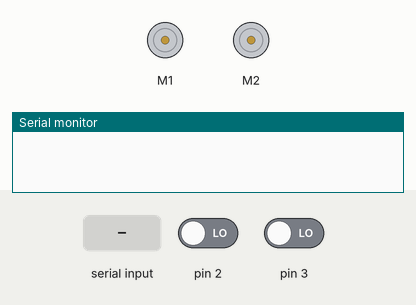
This sketch was run on a simulated Arduino Mega 2560, built with avr-gcc and run on an emulated ATmega2560. On the bench: 2 × DC motor (green arrow = forward, orange = backward, longer = faster), the last lines printed to the serial monitor. Inputs (shaded band) come from the test bench; at power-on: pin 2 LOW, pin 3 LOW.

Above: at 1.2 s.
1.3 s: "90,45\n" received over Serial
At 2.5 s:
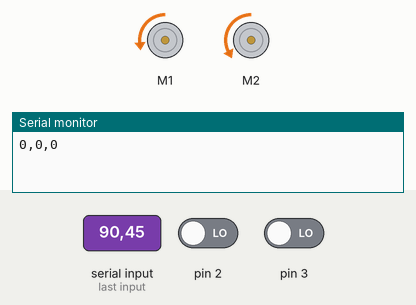
2.8 s: "30,150\n" received over Serial
At 3.8 s:
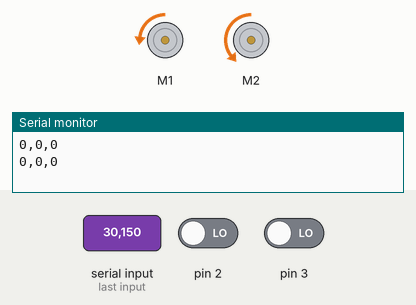
Timing chart, 0 to 5.8 s (numbered marks = the images above; inputs shaded):
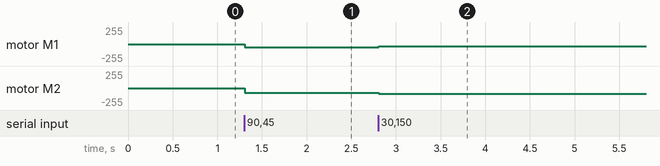

The sketch:

CommunicationUSB.ino
```cpp
#include <math.h>
#include <AFMotor.h>

//---------------------------------Definicao de variáveis globais-------------------------------------
/* Velocidade Angular e linear */
float we = 0.0;
float wd = 0.0;
float we_ref = 0.0;
float wd_ref = 0.0;
int pulsos_E = 0;
int pulsos_D = 0;
float V;
float W;

/* Constantes e definicoes do robo */
float Pi = 3.1415926535;
float X = 0, Y = 0, teta = 0;
int CE = 700;  //Resolucao do encoder
int RD = 3.56;  //right wheel
int RE = 3.56;  //Left wheel
int B = 18.2;  //Distancia entre rodas
/*  Variáveis detempo  */
unsigned long currentTime;
unsigned long lastTime = 0;
const unsigned long periodTime = 50;

/*Variaveis de controle PID roda esquerda */
float cntrlP_esq = 0;
float cntrlI_esq = 0;
float cntrlD_esq = 0;
float cntrlSignal_esq = 0;
float error_esq, lastError_esq = 0;
/*Variaveis de controle PID roda direita */
float cntrlP_dir = 0;
float cntrlI_dir = 0;
float cntrlD_dir = 0;
float cntrlSignal_dir = 0;
float error_dir, lastError_dir = 0;


float kp = 0.002;
float ki = 2.5;
float kd = 0.01;

/* Variaveis aux*/
float delta_x;
float delta_y;
float Theta_ref;
float Theta_Robo;
float delta_theta;
float delta_theta2;
float delta_l_ref;
float delta_l;
int cont = 0;
int comando;
int entrada = 0;
int EnvioX;
int EnvioY;
int EnvioTETA;

/*Motor 2 - Esquerdo */
const byte Encoder_C1_2 = 19;
const byte Encoder_C2_2 = 33;
byte Encoder_C1_1Last_DIR;
long int duracao_DIR;
boolean Direcao_DIR;

/*Motor 1 - Esquerdo */
const byte Encoder_C1_1 = 18;
const byte Encoder_C2_1 = 31;
byte Encoder_C1_1Last_ESQ;
long int duracao_ESQ;
boolean Direcao_ESQ;

/*  PONTOS FINAIS  */
int xf = 0;
int yf = 90;

/*  Ganhos do controlador */
float k_theta = 0.02;
float k_l = 0.015;

AF_DCMotor motor1(1);  //Motor Esquerdo
AF_DCMotor motor2(2);  //Motor Direito

void setup() {
  Serial.begin(9600);
  motor1.setSpeed(0); //Vel.  Inicial como 0
  motor2.setSpeed(0);
  EncoderInit();
}

void loop() {
  if (Serial.available() > 0) {
    entrada = Serial.read() - '0';
  }
  if (entrada == 5) {
    if (millis() > lastTime + periodTime) { //Periodo amostral
      lastTime = millis(); // Reset Timer
      /* Leitura dos encoders*/
      noInterrupts();
      pulsos_E = duracao_ESQ;
      duracao_ESQ = 0;
      pulsos_D = duracao_DIR;
      duracao_DIR = 0;
      interrupts();

      /* Envio dos dados para o RASP */
      EnvioX = X * 100;
      EnvioY = Y * 100;
      EnvioTETA = teta * 100;
      Serial.print(EnvioX); Serial.print(",");
      Serial.print(EnvioY); Serial.print(",");
      Serial.println(EnvioTETA);

      /* Realizar a odometria */
      odometria(pulsos_D, pulsos_E);
      /* Correcao no teta robo */
      Theta_Robo = teta;
      if (Theta_Robo > Pi) {
        Theta_Robo = Theta_Robo - 2 * Pi;
      }
      else if (Theta_Robo < -Pi) {
        Theta_Robo = Theta_Robo + 2 * Pi;
      }

      /* Calculo dos Delta x e y */
      delta_x = xf - X;
      delta_y = yf - Y;

      /* Calculo do Theta estrela/Referencial */
      Theta_ref = atan2(delta_y, delta_x);

      /* Calculo do delta l do referencial e delta Theta*/
      delta_l_ref = sqrt(pow(delta_x, 2) + pow(delta_y, 2));
      delta_theta = Theta_ref - Theta_Robo;

      /*Adequação do angulo para ficar contido de -Pi a Pi*/
      if (delta_theta > Pi) {
        delta_theta = delta_theta - 2 * Pi;
      }
      else if (delta_theta < -Pi) {
        delta_theta = delta_theta + 2 * Pi;
      }

      /* Caluclo do delta L */
      delta_l = delta_l_ref * cos(delta_theta);

      /* Calculo da velocidade linear e angular */
      V = k_l * delta_l;
      if (V > 0.4) V = 0.4;  /* Limitador da velocidade máxima */

      W = k_theta * delta_theta;

      /* velocidades das juntas */
      wd_ref = (V / RD) + (B / (2 * RD)) * W;
      we_ref = (V / RE) - (B / (2 * RE)) * W;

      /* Acionamento dos motores */
      ControleDeVelocidadeEsq(pulsos_E, we_ref);
      ControleDeVelocidadeDir(pulsos_D, wd_ref);

      /* Condicao de parada do robo */
      /*if (delta_l_ref <= 3) {
        while (1) {
          motor1.setSpeed(0);
          motor2.setSpeed(0);
          motor1.run(RELEASE);
          motor2.run(RELEASE);
        }
        }*/

      /*if (delta_l_ref <= 10) {
        cont = cont + 1;
        if (cont == 1) {
          xf = 100;
          yf = 0;
        }
         if (cont == 2) {
          xf = 150;
          yf = 0;
        }

        if (cont == 3) {
          xf = 200;
          yf = 0;
        }
        if (cont == 4) {
          xf = 250;
          yf = 0;
        }
        if (cont == 5) {
          xf = 300;
          yf = 0;
        }
        if (cont == 6) {
          xf = 300;
          yf = 50;
        }
        if (cont == 7) {
          xf = 300;
          yf = 100;
        }
        if (cont == 8) {
          xf = 300;
          yf = 150;
        }
        if (cont == 9) {
          xf = 300;
          yf = 200;
        }
        if (cont == 10) {
          xf = 300;
          yf = 250;
        }
        if (cont == 11) {
          xf = 300;
          yf = 300;
        }

        if (cont == 12) {
          xf = 250;
          yf = 300;
        }
        if (cont == 13) {
          xf = 200;
          yf = 300;
        }
        if (cont == 14) {
          xf = 150;
          yf = 300;
        }
        if (cont == 15) {
          xf = 100;
          yf = 300;
        }
        if (cont == 16) {
          xf = 50;
          yf = 300;
        }
        if (cont == 17) {
          xf = 0;
          yf = 300;
        }

        if (cont == 18) {
          xf = 0;
          yf = 250;
        }
        if (cont == 19) {
          xf = 0;
          yf = 200;
        }
        if (cont == 20) {
          xf = 0;
          yf = 150;
        }
        if (cont == 21) {
          xf = 0;
          yf = 100;
        }
        if (cont == 22) {
          xf = 0;
          yf = 50;
        }
        if (cont == 23) {
          xf = 0;
          yf = 00;
        }*/


        if (delta_l_ref <= 4) {
        cont = cont + 1;
        if (cont == 1) {
          xf = 100;
          yf = 90;
        }

        if (cont == 2) {
          xf = 100;
          yf = 30;
        }

         if (cont== 3 ) {
          while (1) {
            motor1.setSpeed(0);
            motor2.setSpeed(0);
            motor1.run(RELEASE);
            motor2.run(RELEASE);
          }
        }

      }
    }
  }
}
```

ControleDeVelocidadeDir.ino
```cpp
float ControleDeVelocidadeDir(int n_dir, float setpoint_dir) {
  /* Calculo da velocidade W de uma roda */
  wd = (2 * Pi * n_dir) / (periodTime * 20);

  /* Controlar PID da roda DIREITA*/
  error_dir = setpoint_dir - wd;
  cntrlP_dir = kp * error_dir;
  cntrlI_dir = cntrlI_dir + ki * error_dir * periodTime;
  cntrlD_dir = kd * (error_dir - lastError_dir) / periodTime;

  /* Sinal de controle PWM */
  cntrlSignal_dir = (cntrlP_dir + cntrlI_dir + cntrlD_dir) + 60;

  /* Saturador */
  if (cntrlSignal_dir >= 254 ) cntrlSignal_dir = 254;
  if (cntrlSignal_dir <= -254) cntrlSignal_dir = -254;

  /*Acionamento do motor sentido negativo de mov*/
  if (cntrlSignal_dir < 0 ) {
    cntrlSignal_dir = -cntrlSignal_dir;
    motor2.setSpeed(cntrlSignal_dir);
    motor2.run(FORWARD);
  }

  /*Acionamento do motor sentido positivo de mov*/
  else {
    motor2.setSpeed(cntrlSignal_dir);
    motor2.run(BACKWARD);
  }
}
```

ControleDeVelocidadeEsq.ino
```cpp
void ControleDeVelocidadeEsq(int n_esq, float setpoint_esq) {
  /* Calculo da velocidade W de uma roda */
  we = (2 * Pi * n_esq) / (periodTime * 20);

  /* Controlar PID da roda ESQUERDA*/
  error_esq = setpoint_esq - we;
  cntrlP_esq = kp * error_esq;
  cntrlI_esq = cntrlI_esq + ki * error_esq * periodTime;
  cntrlD_esq = kd * (error_esq - lastError_esq) / periodTime;
  /* Sinal de controle PWM */
  cntrlSignal_esq = (cntrlP_esq + cntrlI_esq + cntrlD_esq) + 60 ;

  /* Saturador */
  if (cntrlSignal_esq >= 254 ) cntrlSignal_dir = 254;
  if ( cntrlSignal_esq <= -254) cntrlSignal_dir = -254;

  /*Acionamento do motor sentido negativo de mov*/
  if (cntrlSignal_esq < 0 ) {
    cntrlSignal_esq = -cntrlSignal_esq;
    motor1.setSpeed(cntrlSignal_esq);
    motor1.run(FORWARD);
  }
  /*Acionamento do motor sentido positivo de mov*/
  else {
    motor1.setSpeed(cntrlSignal_esq);
    motor1.run(BACKWARD);
  }
}
```

LeituraEncoder.ino
```cpp
//------------------INICIALIZACAO DO ENCODER---------
void EncoderInit()
{
  pinMode(Encoder_C2_1, INPUT);
  pinMode(Encoder_C2_2, INPUT);

  attachInterrupt(1, calculapulso_ESQ, CHANGE);
  attachInterrupt(0, calculapulso_DIR, CHANGE);
}

//---------------CALCULO ENCODER ESQUERDO-----------------
void calculapulso_ESQ()
{
  int Lstate = digitalRead(Encoder_C1_2);
  if ((Encoder_C1_1Last_ESQ == LOW) && Lstate == HIGH)
  {
    int val = digitalRead(Encoder_C2_2);
    if (val == LOW && Direcao_ESQ)
    {
      Direcao_ESQ = false; //Reverse
    }
    else if (val == HIGH && !Direcao_ESQ)
    {
      Direcao_ESQ = true;  //Forward
    }
  }
  Encoder_C1_1Last_ESQ = Lstate;

  if (!Direcao_ESQ)  duracao_ESQ--;
  else  duracao_ESQ++;
}
//-----------------------CALCULO DO ENCODER DIREITO-------------------
void calculapulso_DIR()
{
 int Lstate = digitalRead(Encoder_C1_1);
  if ((Encoder_C1_1Last_DIR == LOW) && Lstate == HIGH)
  {
    int val = digitalRead(Encoder_C2_1);
    if (val == LOW && Direcao_DIR)
    {
      Direcao_DIR = false; //Reverse
    }
    else if (val == HIGH && !Direcao_DIR)
    {
      Direcao_DIR = true;  //Forward
    }
  }
  Encoder_C1_1Last_DIR = Lstate;

  if (!Direcao_DIR)  duracao_DIR++;
  else  duracao_DIR--;
}
```

odometria.ino
```cpp
void odometria(int ND, int NE) {
  X = X + (RD * ND + RE * NE) * (Pi / CE) * cos(teta);
  Y = Y + (RD * ND + RE * NE) * (Pi / CE) * sin(teta);
  teta = teta + (RD * ND - RE * NE) * (2 * Pi / CE) / B;
}
```

Measured:
- after the input at 1.3 s, motor M1: stopped → backward 48/255 at once; motor M2: stopped → backward 71/255 at once
- after the input at 2.8 s, motor M1: backward 48/255 → backward 36/255 at once; motor M2: backward 71/255 → backward 83/255 at once
